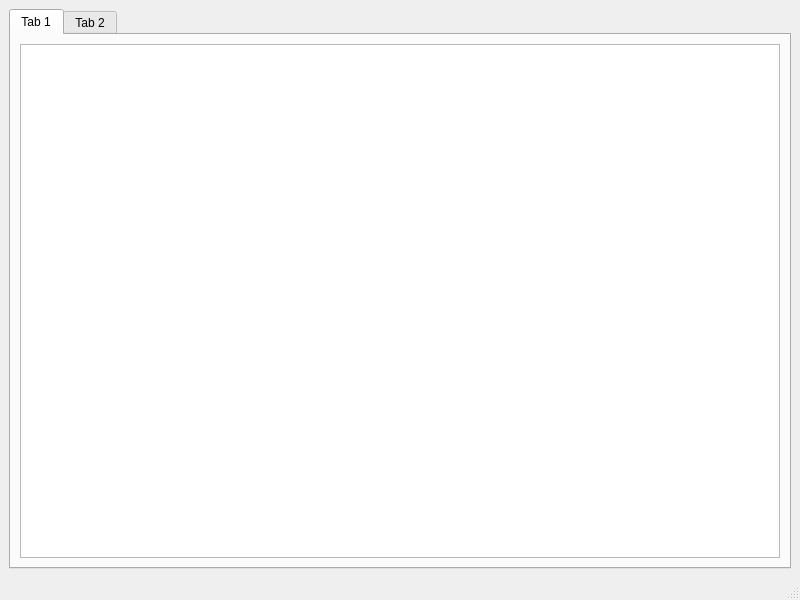
<?xml version="1.0" encoding="UTF-8"?>
<ui version="4.0">
 <class>MainWindow</class>
 <widget class="QMainWindow" name="MainWindow">
  <property name="geometry">
   <rect>
    <x>0</x>
    <y>0</y>
    <width>800</width>
    <height>600</height>
   </rect>
  </property>
  <property name="windowTitle">
   <string>MainWindow</string>
  </property>
  <widget class="QWidget" name="centralwidget">
   <layout class="QHBoxLayout" name="horizontalLayout">
    <item>
     <widget class="QTabWidget" name="tabWidget">
      <property name="currentIndex">
       <number>0</number>
      </property>
      <widget class="QWidget" name="tab">
       <attribute name="title">
        <string>Tab 1</string>
       </attribute>
       <layout class="QHBoxLayout" name="horizontalLayout_2">
        <item>
         <widget class="QTextBrowser" name="textBrowser"/>
        </item>
       </layout>
      </widget>
      <widget class="QWidget" name="tab_2">
       <attribute name="title">
        <string>Tab 2</string>
       </attribute>
      </widget>
     </widget>
    </item>
   </layout>
  </widget>
  <widget class="QMenuBar" name="menubar">
   <property name="geometry">
    <rect>
     <x>0</x>
     <y>0</y>
     <width>800</width>
     <height>21</height>
    </rect>
   </property>
  </widget>
  <widget class="QStatusBar" name="statusbar"/>
 </widget>
 <resources/>
 <connections/>
</ui>
